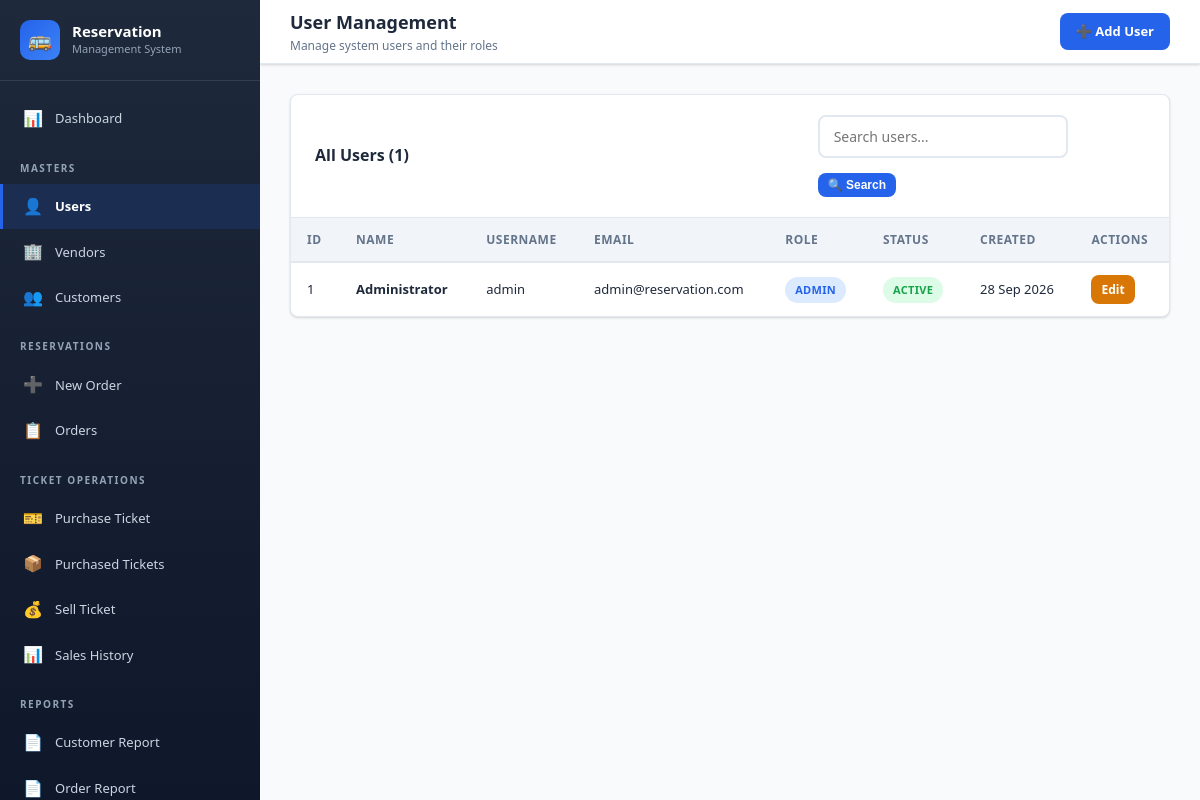
/users.php (signed in), run on the app's committed database.
### tables this page shows
CREATE TABLE `users` (
    `user_id` INT(11) NOT NULL AUTO_INCREMENT,
    `name` VARCHAR(100) NOT NULL,
    `username` VARCHAR(50) NOT NULL UNIQUE,
    `email` VARCHAR(100) NOT NULL UNIQUE,
    `password` VARCHAR(255) NOT NULL,
    `role` ENUM('Admin', 'Staff') NOT NULL DEFAULT 'Staff',
    `status` ENUM('Active', 'Inactive') NOT NULL DEFAULT 'Active',
    `created_at` DATETIME NOT NULL DEFAULT CURRENT_TIMESTAMP,
    `updated_at` DATETIME DEFAULT NULL ON UPDATE CURRENT_TIMESTAMP,
    PRIMARY KEY (`user_id`)
);

### users.php (the view, shortened to what this page needs)
<?php
require_once 'config/database.php';
require_once 'includes/header.php';
require_once 'includes/sidebar.php';
$search = $_GET['search'] ?? '';
$where = '';
$limit = 10;
$page = isset($_GET['page']) ? max(1, (int)$_GET['page']) : 1;
$offset = ($page - 1) * $limit;
$totalResult = $conn->query("SELECT COUNT(*) as c FROM users $where");
$total = $totalResult->fetch_assoc()['c'];
$users = $conn->query("SELECT * FROM users $where ORDER BY user_id DESC LIMIT $limit OFFSET $offset");
?>
<div class="main-content">
    <div class="top-header">
        <div class="header-left">
            <h2>User Management</h2>
            <p>Manage system users and their roles</p>
        </div>
        <div class="header-right">
            <a href="user_add.php" class="btn btn-primary">➕ Add User</a>
        </div>
    </div>
    <div class="page-content">
        <div class="card">
            <div class="card-header">
                <h3>All Users (<?php echo $total; ?>)</h3>
                <form method="GET" class="filter-bar" style="margin:0">
                    <input type="text" name="search" class="form-control" placeholder="Search users..."
                           value="<?php echo htmlspecialchars($search); ?>" style="max-width:250px">
                    <button type="submit" class="btn btn-primary btn-sm">🔍 Search</button>
                </form>
            </div>
            <div class="card-body" style="padding:0">
                <div class="table-responsive">
                    <table class="data-table">
                        <thead>
                            <tr>
                                <th>ID</th>
                                <th>Name</th>
                                <th>Username</th>
                                <th>Email</th>
                                <th>Role</th>
                                <th>Status</th>
                                <th>Created</th>
                                <th>Actions</th>
                            </tr>
                        </thead>
                        <tbody>
                            <?php if ($users->num_rows > 0): ?>
                                <?php while($row = $users->fetch_assoc()): ?>
                                <tr>
                                    <td><?php echo $row['user_id']; ?></td>
                                    <td><strong><?php echo htmlspecialchars($row['name']); ?></strong></td>
                                    <td><?php echo htmlspecialchars($row['username']); ?></td>
                                    <td><?php echo htmlspecialchars($row['email']); ?></td>
                                    <td><span class="badge badge-<?php echo $row['role'] == 'Admin' ? 'purchased' : 'processing'; ?>"><?php echo $row['role']; ?></span></td>
                                    <td><span class="badge badge-<?php echo strtolower($row['status']); ?>"><?php echo $row['status']; ?></span></td>
                                    <td><?php echo date('d M Y', strtotime($row['created_at'])); ?></td>
                                    <td>
                                        <div class="action-btns">
                                            <a href="user_edit.php?id=<?php echo $row['user_id']; ?>" class="btn btn-sm btn-warning">Edit</a>
                                        </div>
                                    </td>
                                </tr>
                                <?php endwhile; ?>
                            <?php else: ?>
                                <tr><td colspan="8" class="empty-state">No users found.</td></tr>
                            <?php endif; ?>
                        </tbody>
                    </table>
                </div>
            </div>
        </div>
    </div>
</div>
<?php require_once 'includes/footer.php'; ?>

### assets/css/style.css (style rules this page uses)
:root { --primary: #2563eb; --primary-dark: #1d4ed8; --primary-light: #dbeafe; --secondary: #64748b; --success: #16a34a; --success-light: #dcfce7; --danger: #dc2626; --danger-light: #fee2e2; --warning: #d97706; --warning-light: #fef3c7; --info: #0891b2; --info-light: #cffafe; --dark: #1e293b; --gray: #94a3b8; --gray-light: #f1f5f9; --white: #ffffff; --border: #e2e8f0; --shadow: 0 1px 3px rgba(0, 0, 0, 0.1), 0 1px 2px rgba(0, 0, 0, 0.06); --shadow-md: 0 4px 6px rgba(0, 0, 0, 0.07), 0 2px 4px rgba(0, 0, 0, 0.06); --shadow-lg: 0 10px 15px rgba(0, 0, 0, 0.1), 0 4px 6px rgba(0, 0, 0, 0.05); --radius: 8px; --sidebar-width: 260px; --header-height: 64px; --transition: all 0.3s ease; }
* { margin: 0; padding: 0; box-sizing: border-box; }
body { font-family: 'Segoe UI', Tahoma, Geneva, Verdana, sans-serif; background-color: #f8fafc; color: var(--dark); line-height: 1.6; font-size: 14px; }
a { text-decoration: none; color: var(--primary); }
.main-content { margin-left: var(--sidebar-width); flex: 1; min-height: 100vh; }
.top-header { height: var(--header-height); background: var(--white); border-bottom: 1px solid var(--border); display: flex; align-items: center; justify-content: space-between; padding: 0 30px; position: sticky; top: 0; z-index: 100; box-shadow: var(--shadow); }
.header-left h2 { font-size: 18px; color: var(--dark); }
.header-left p { font-size: 12px; color: var(--secondary); }
.header-right { display: flex; align-items: center; gap: 15px; }
.page-content { padding: 30px; }
.card { background: var(--white); border-radius: var(--radius); box-shadow: var(--shadow); border: 1px solid var(--border); margin-bottom: 25px; }
.card-header { padding: 20px 24px; border-bottom: 1px solid var(--border); display: flex; justify-content: space-between; align-items: center; }
.card-header h3 { font-size: 16px; color: var(--dark); }
.card-body { padding: 24px; }
.table-responsive { overflow-x: auto; }
.data-table { width: 100%; border-collapse: collapse; }
.data-table thead th { background: var(--gray-light); padding: 12px 16px; text-align: left; font-size: 12px; text-transform: uppercase; letter-spacing: 0.5px; color: var(--secondary); font-weight: 700; border-bottom: 2px solid var(--border); white-space: nowrap; }
.data-table tbody td { padding: 12px 16px; border-bottom: 1px solid var(--border); font-size: 13px; vertical-align: middle; }
.data-table tbody tr:last-child td { border-bottom: none; }
.badge { display: inline-block; padding: 4px 10px; border-radius: 20px; font-size: 11px; font-weight: 700; text-transform: uppercase; letter-spacing: 0.3px; }
.badge-purchased { background: var(--primary-light); color: var(--primary); }
.badge-active { background: var(--success-light); color: var(--success); }
.btn { display: inline-flex; align-items: center; gap: 6px; padding: 8px 16px; border-radius: var(--radius); font-size: 13px; font-weight: 600; cursor: pointer; transition: var(--transition); border: none; white-space: nowrap; }
.btn-sm { padding: 5px 10px; font-size: 12px; }
.btn-primary { background: var(--primary); color: var(--white); }
.btn-warning { background: var(--warning); color: var(--white); }
.form-control { width: 100%; padding: 10px 14px; border: 2px solid var(--border); border-radius: var(--radius); font-size: 14px; transition: var(--transition); outline: none; background: var(--white); font-family: inherit; }
.filter-bar { display: flex; gap: 15px; align-items: center; flex-wrap: wrap; margin-bottom: 20px; }
.filter-bar .form-control { max-width: 250px; }
.action-btns { display: flex; gap: 5px; }

### data on the page
users: user_id "1", name "Administrator", username "admin", email "admin@reservation.com", role "ADMIN", status "ACTIVE", created_at "28 Sep 2026"

### other printed values
$total "1"
